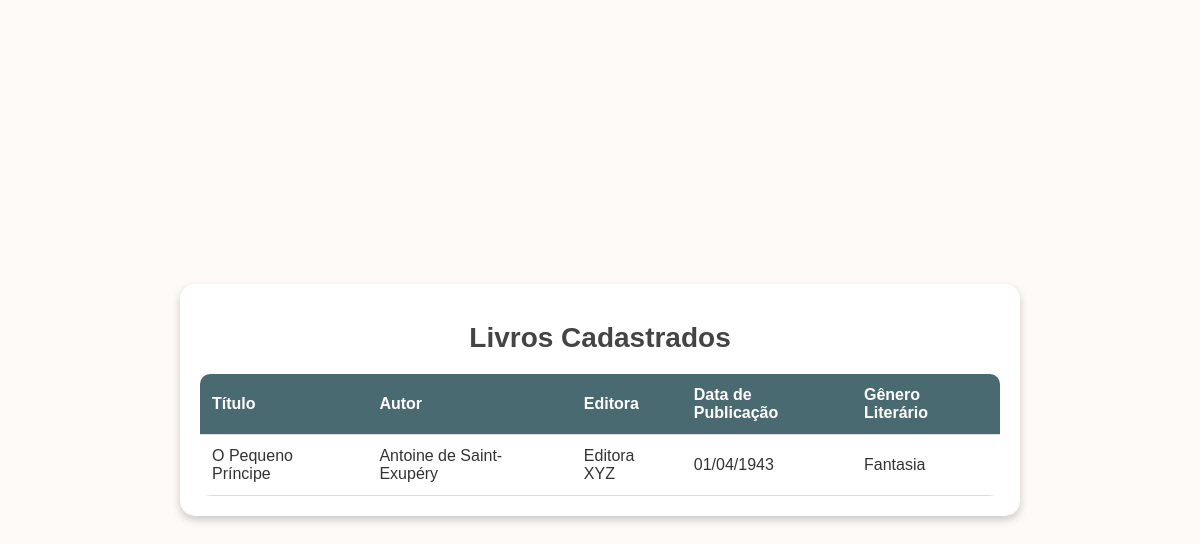
Page /list_books on the earlier database version.
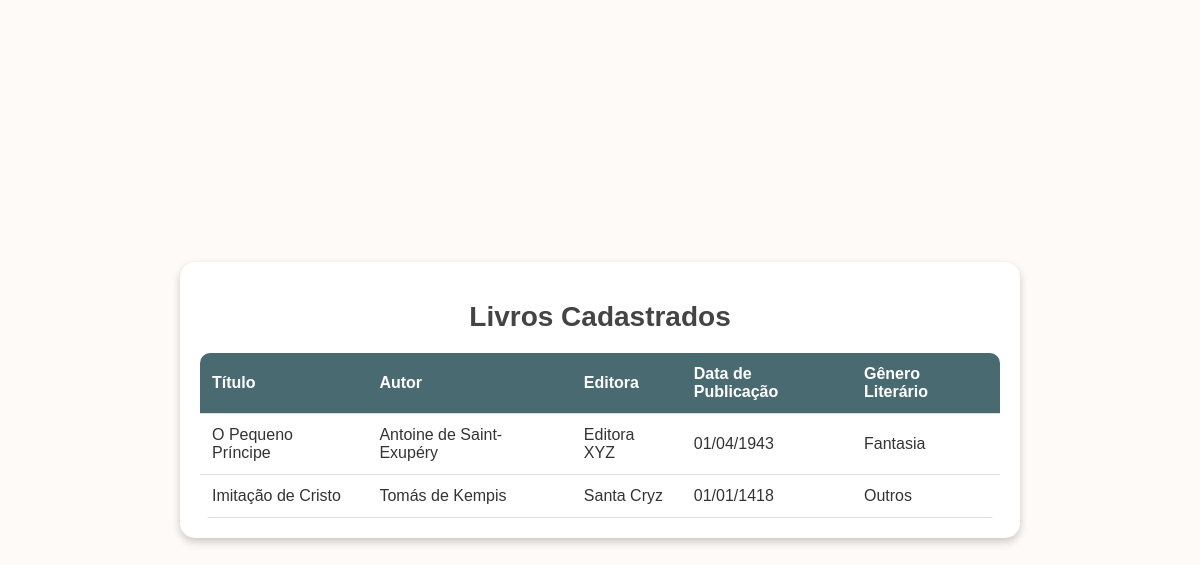
Same page on the later database version.
### app.py (models this page shows)
class Book(db.Model):
    id = db.Column(db.Integer, primary_key=True)
    title = db.Column(db.String(100), nullable=False)
    author = db.Column(db.String(100), nullable=False)
    publisher = db.Column(db.String(100), nullable=True)
    data_publicacao = db.Column(db.String(10), nullable=True)  # Formato DD/MM/AAAA
    genero_literario = db.Column(db.String(50), nullable=True)

### app.py (the view)
@app.route('/list_books')
def list_books():
    books = Book.query.all()
    return render_template('list_books.html', books=books)

### templates/list_books.html (shortened to what this page needs)
<!DOCTYPE html>
<html lang="en">
<head>
</head>
<body>
    <div class="container">
        <h1>Livros Cadastrados</h1>
        <table>
            <thead>
                <tr>
                    <th>Título</th>
                    <th>Autor</th>
                    <th>Editora</th>
                    <th>Data de Publicação</th>
                    <th>Gênero Literário</th>
                </tr>
            </thead>
            <tbody>
                {% for book in books %}
                    <tr>
                        <td>{{ book.title }}</td>
                        <td>{{ book.author }}</td>
                        <td>{{ book.publisher }}</td>
                        <td>{{ book.data_publicacao }}</td>
                        <td>{{ book.genero_literario }}</td>
                    </tr>
                {% endfor %}
            </tbody>
        </table>
    </div>
</body>
</html>

Differences in the rows shown:
added Book: title "Imitação de Cristo", author "Tomás de Kempis", publisher "Santa Cryz", data_publicacao "01/01/1418", genero_literario "Outros"
